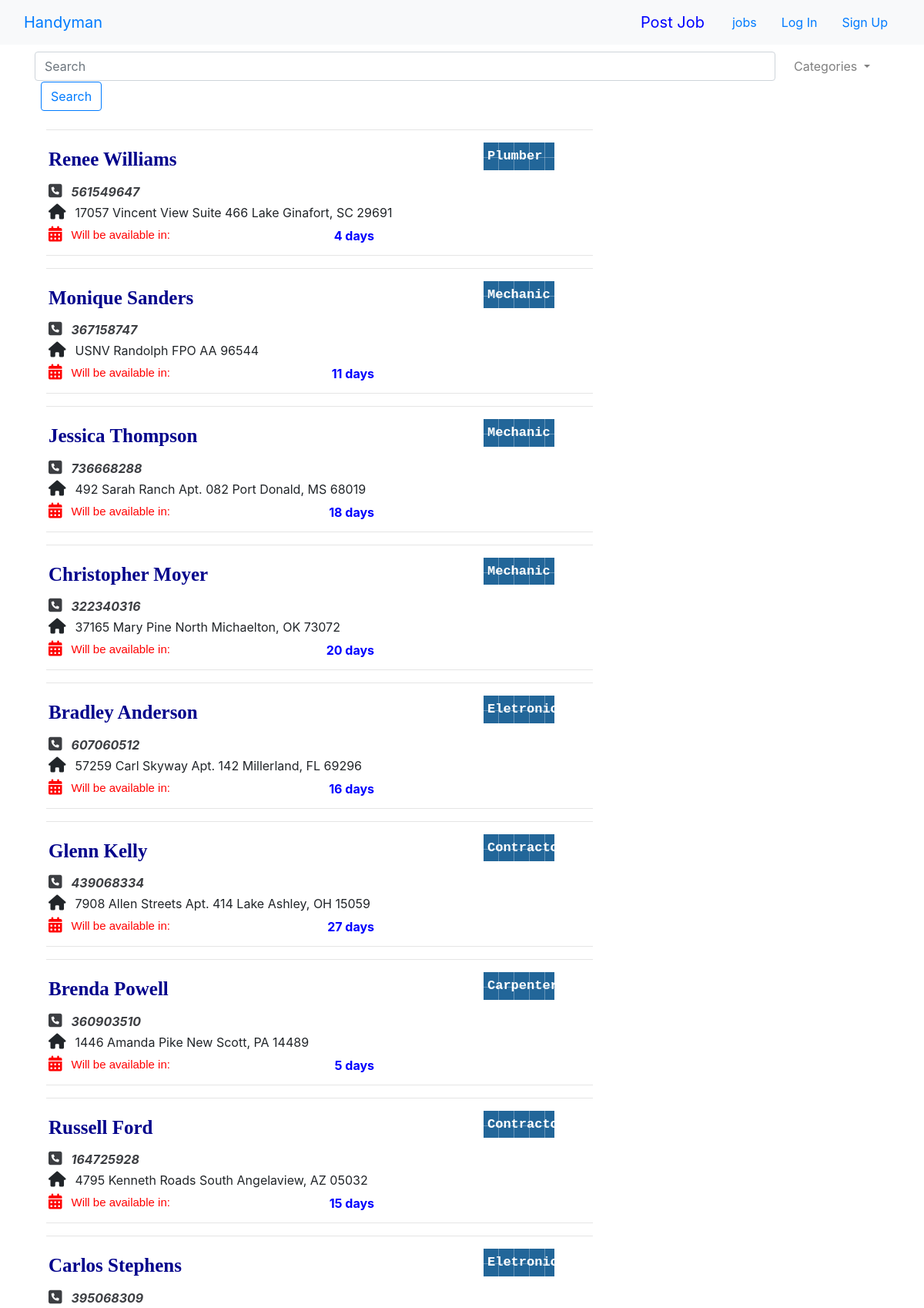
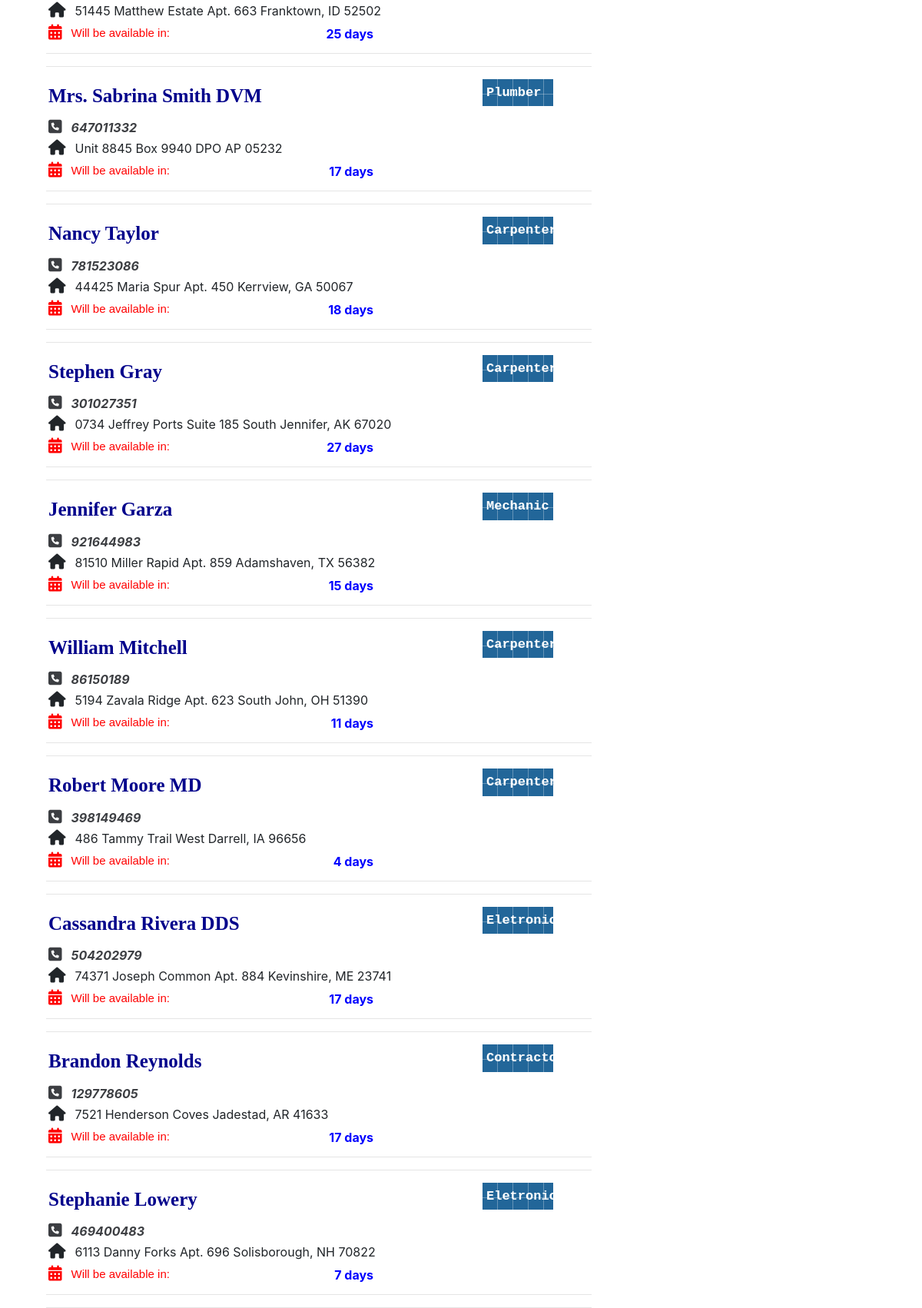
Page /employeeInfo/All/ (upper part) on the committed database (2 pictures, top to bottom).
### worker_info/models.py (models this page shows)
class worker_info(models.Model):
    name = models.CharField(max_length=50)
    type = models.CharField(max_length=15)
    mobileno = models.IntegerField(default=999999999)
    add = models.CharField(max_length=1000)
    stars = models.FloatField()
    status = models.IntegerField(default=0)

### worker_info/views.py (the view)
# urls.py: url(r'All/',views.All,name='All'),
def All(request):
    records = worker_info.objects.all()
    return render(request,'worker_info/category_query.html',{'records':records})

### templates/worker_info/category_query.html (shortened to what this page needs)
  <!DOCTYPE html>
  {% extends "navbar.html" %}
    {% block body_block %}
      {% for rac in records %}
      <div class="col-lg-8">
        <hr>
          <p class="title">{{ rac.name }}</p>
          <p class="type">{{ rac.type }}</p>
          <p class="ph_no"><i class="fa fa-phone-square" style="font-size:20px; margin-right:12px;"></i>{{ rac.mobileno }}</p>
          <p class="add"><i class="fa fa-home" style="font-size:20px; margin-right:12px;"></i>{{ rac.add }}</p>
          <label class="date_label" style="margin-right:5px;"><i class="fa fa-calendar" style="font-size:20px;color:red; margin-right:12px; float:left;"></i>Will be available in:</label>
          <p style="float:right; margin-right:40%; font-weight:bold; color:blue;" class="date">{{ rac.status }} days</p>
          <br>
        <hr>
      </div>
      {% endfor %}
    {% endblock %}

### templates/worker_info/category_query.html (style rules this page uses)
.title { margin: 3px; font-size: 25px; font-family: cursive; font-weight: bold; color: darkblue; float: left; }
.type { background-color:#269; background-image: linear-gradient(white 2px, transparent 2px), linear-gradient(90deg, white 2px, transparent 2px), linear-gradient(rgba(255,255,255,.3) 1px, transparent 1px), linear-gradient(90deg, rgba(255,255,255,.3) 1px, transparent 1px); background-size: 100px 100px, 100px 100px, 20px 20px, 20px 20px; background-position:-2px -2px, -2px -2px, -1px -1px, -1px -1px; color: white; font-size: 17px; font-family:monospace; font-weight: bold; margin-left: 80%; margin-right: 7%; padding: 5px; }
.date_label { float: left; color: red; font-family: sans-serif; margin: 3px; font-size: 15px; }
.date { margin: 3px; }
.ph_no { margin: 3px; color: #3c3e42; font-weight: bold; font-style: oblique; }
.add { margin: 3px; }

### rows in the picture
worker_info: name "Renee Williams", type "Plumber", mobileno "561549647", add "17057 Vincent View Suite 466 Lake Ginafort, SC 29691", status "4"
worker_info: name "Monique Sanders", type "Mechanic", mobileno "367158747", add "USNV Randolph FPO AA 96544", status "11"
worker_info: name "Jessica Thompson", type "Mechanic", mobileno "736668288", add "492 Sarah Ranch Apt. 082 Port Donald, MS 68019", status "18"
worker_info: name "Christopher Moyer", type "Mechanic", mobileno "322340316", add "37165 Mary Pine North Michaelton, OK 73072", status "20"
worker_info: name "Bradley Anderson", type "Eletronics", mobileno "607060512", add "57259 Carl Skyway Apt. 142 Millerland, FL 69296", status "16"
worker_info: name "Glenn Kelly", type "Contractor", mobileno "439068334", add "7908 Allen Streets Apt. 414 Lake Ashley, OH 15059", status "27"
worker_info: name "Brenda Powell", type "Carpenter", mobileno "360903510", add "1446 Amanda Pike New Scott, PA 14489", status "5"
worker_info: name "Russell Ford", type "Contractor", mobileno "164725928", add "4795 Kenneth Roads South Angelaview, AZ 05032", status "15"
worker_info: name "Carlos Stephens", type "Eletronics", mobileno "395068309", add "51445 Matthew Estate Apt. 663 Franktown, ID 52502", status "25"
worker_info: name "Mrs. Sabrina Smith DVM", type "Plumber", mobileno "647011332", add "Unit 8845 Box 9940 DPO AP 05232", status "17"
worker_info: name "Nancy Taylor", type "Carpenter", mobileno "781523086", add "44425 Maria Spur Apt. 450 Kerrview, GA 50067", status "18"
worker_info: name "Stephen Gray", type "Carpenter", mobileno "301027351", add "0734 Jeffrey Ports Suite 185 South Jennifer, AK 67020", status "27"
worker_info: name "Jennifer Garza", type "Mechanic", mobileno "921644983", add "81510 Miller Rapid Apt. 859 Adamshaven, TX 56382", status "15"
worker_info: name "William Mitchell", type "Carpenter", mobileno "86150189", add "5194 Zavala Ridge Apt. 623 South John, OH 51390", status "11"
worker_info: name "Robert Moore MD", type "Carpenter", mobileno "398149469", add "486 Tammy Trail West Darrell, IA 96656", status "4"
worker_info: name "Cassandra Rivera DDS", type "Eletronics", mobileno "504202979", add "74371 Joseph Common Apt. 884 Kevinshire, ME 23741", status "17"
worker_info: name "Brandon Reynolds", type "Contractor", mobileno "129778605", add "7521 Henderson Coves Jadestad, AR 41633", status "17"
worker_info: name "Stephanie Lowery", type "Eletronics", mobileno "469400483", add "6113 Danny Forks Apt. 696 Solisborough, NH 70822", status "7"
